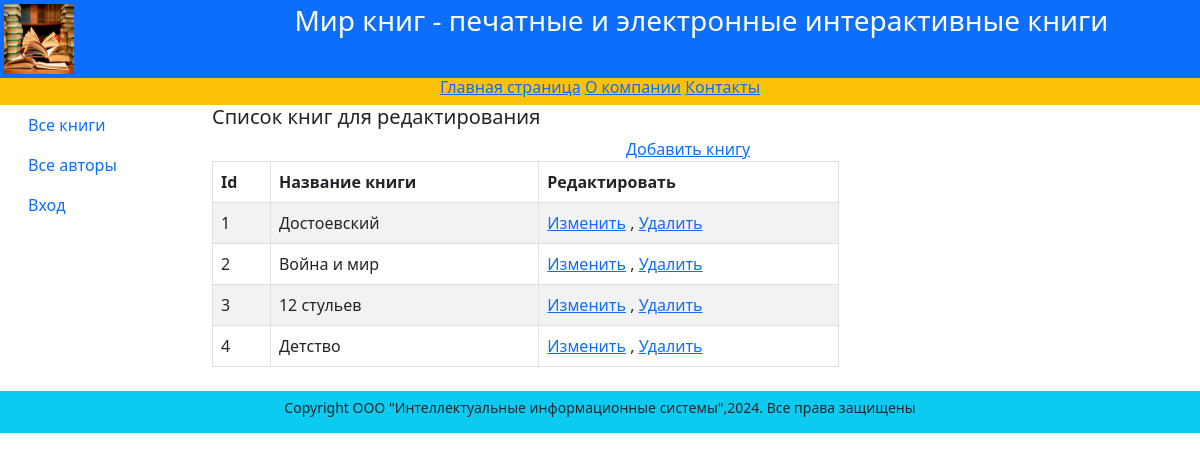
Page /edit_books/ on the earlier database version.
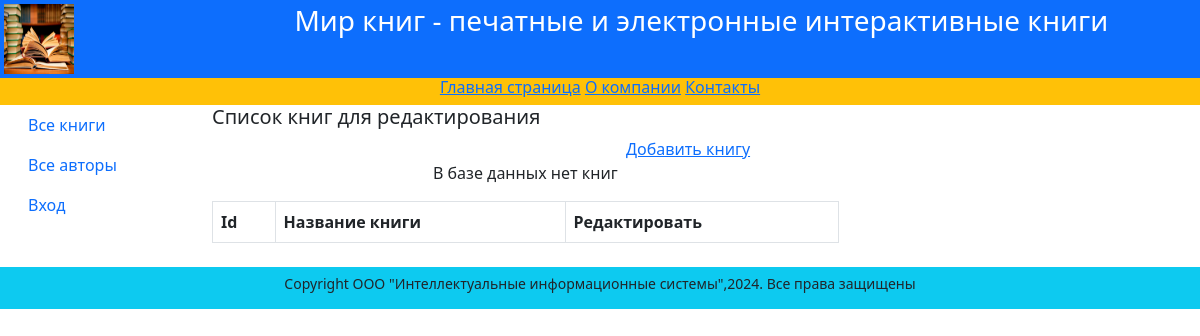
Same page on the later database version.
### catalog/models.py (models this page shows, shortened)
class Book(models.Model):
  title = models.CharField(max_length=200,
                           help_text="Введите название книги",
                           verbose_name="Название книги")
  genre = models.ForeignKey('Genre',
                            on_delete=models.CASCADE,
                            help_text=" Выберите жанр для книги",
                            verbose_name="Жанр книги", null=True)
  language = models.ForeignKey('Language',
                               on_delete=models.CASCADE,
                               help_text="Выберите язык книги",
                               verbose_name="Язык книги", null=True)
  publisher = models.ForeignKey(Publisher,
                                on_delete=models.CASCADE,
                                help_text="Выберите издательство",
                                verbose_name="Издательство", null=True)
  year = models.CharField(max_length=4,
                          help_text="Введите год издания",
                          verbose_name="Год издания")
  author = models.ManyToManyField('Author',
                                  help_text="Выберите автора (авторов) книги",
                                  verbose_name="Автор (авторы) книги")
  summary = models.TextField(max_length=1000,
                             help_text="Введите краткое описание книги",
                             verbose_name="Аннотация книги")
  isbn = models.CharField(max_length=13,
                          help_text="Должно содержать 13 символов",
                          verbose_name="ISBN книги")
  price = models.DecimalField(decimal_places=2, max_digits=7,
                              help_text="Введите цену книги",
                              verbose_name="Цена (руб.)")
  photo = models.ImageField(upload_to='images',
                            help_text="Введите изображение обложки",
                            verbose_name="Изображение обложки")
  def display_author(self):
    return ', '.join([author.last_name for author in self.author.all()])
  display_author.short_description = 'Авторы'

### catalog/views.py (the view)
# urls.py: path('edit_books/', views.edit_books, name='edit_books'),
def edit_books(request):
 book = Book.objects.all()
 context = {'book': book}
 return render(request, "catalog/edit_books.html", context)

### catalog/templates/catalog/edit_books.html (shortened to what this page needs)
{% extends "base_generic.html" %}
{% block content %}
<div class="row text-start lh-2">
 <h5>Список книг для редактирования</h5>
</div>
 <div class="row">
 <a href="{% url 'book_create' %}">Добавить книгу</a>
 <div class="col-8 ">
 <table class="table table-striped table-bordered text-start">
 <thead>
 <tr>
 <th>Id</th>
 <th>Название книги</th>
 <th>Редактировать</th>
 </tr>
 </thead>
 <tbody>
 {% if book %}
 {% for book in book.all %}
 <tr>
 <td>{{book.id}}</td>
 <td>{{book.title}}</td>
 <td><a href="/book/update/{{book.id}}">Изменить</a> ,
 <a href="/book/delete/{{book.id}}">Удалить</a></td>
 </tr>
 {% endfor %}
 {% else %}
 <p> В базе данных нет книг</p>
 {% endif %}
 </table>
 </div>
 <div class="col-2"></div>
 </div>
{% endblock %}

Differences in the rows shown:
removed Book: id "1", title "Достоевский"
removed Book: id "2", title "Война и мир"
removed Book: id "3", title "12 стульев"
removed Book: id "4", title "Детство"
Other differences:
text now shown: "В базе данных нет книг"
